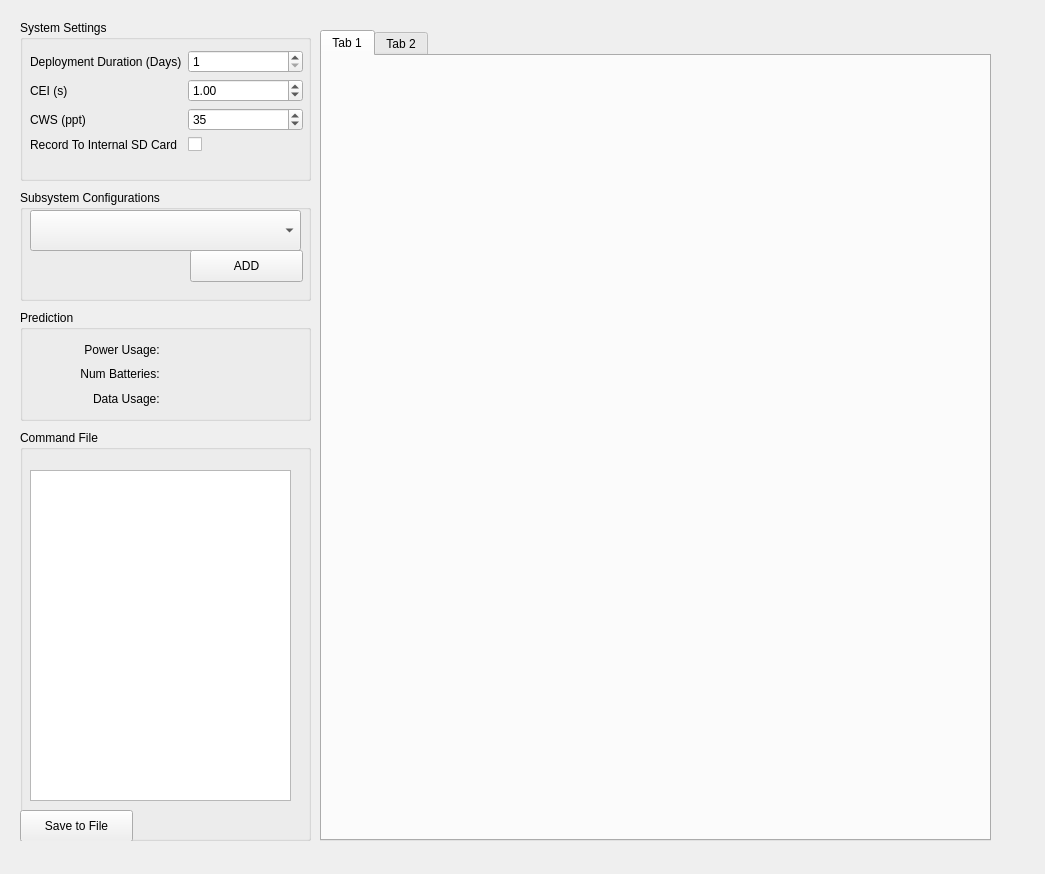
<?xml version="1.0" encoding="UTF-8"?>
<ui version="4.0">
 <class>RoweTechPredictor</class>
 <widget class="QMainWindow" name="RoweTechPredictor">
  <property name="geometry">
   <rect>
    <x>0</x>
    <y>0</y>
    <width>1045</width>
    <height>874</height>
   </rect>
  </property>
  <property name="windowTitle">
   <string>MainWindow</string>
  </property>
  <widget class="QWidget" name="centralWidget">
   <widget class="QGroupBox" name="groupBox">
    <property name="geometry">
     <rect>
      <x>20</x>
      <y>20</y>
      <width>291</width>
      <height>161</height>
     </rect>
    </property>
    <property name="title">
     <string>System Settings</string>
    </property>
    <widget class="QWidget" name="formLayoutWidget">
     <property name="geometry">
      <rect>
       <x>10</x>
       <y>30</y>
       <width>273</width>
       <height>120</height>
      </rect>
     </property>
     <layout class="QFormLayout" name="formLayout">
      <item row="0" column="0">
       <widget class="QLabel" name="label">
        <property name="text">
         <string>Deployment Duration (Days)</string>
        </property>
       </widget>
      </item>
      <item row="0" column="1">
       <widget class="QSpinBox" name="deploymentDurationSpinBox">
        <property name="minimum">
         <number>1</number>
        </property>
        <property name="maximum">
         <number>9999</number>
        </property>
       </widget>
      </item>
      <item row="1" column="0">
       <widget class="QLabel" name="label_2">
        <property name="text">
         <string>CEI (s)</string>
        </property>
       </widget>
      </item>
      <item row="1" column="1">
       <widget class="QDoubleSpinBox" name="ceiDoubleSpinBox">
        <property name="maximum">
         <double>99999.990000000005239</double>
        </property>
        <property name="value">
         <double>1.000000000000000</double>
        </property>
       </widget>
      </item>
      <item row="2" column="0">
       <widget class="QLabel" name="label_3">
        <property name="text">
         <string>CWS (ppt)</string>
        </property>
       </widget>
      </item>
      <item row="2" column="1">
       <widget class="QSpinBox" name="cwsSpinBox">
        <property name="value">
         <number>35</number>
        </property>
       </widget>
      </item>
      <item row="3" column="0">
       <widget class="QLabel" name="label_4">
        <property name="text">
         <string>Record To Internal SD Card</string>
        </property>
       </widget>
      </item>
      <item row="3" column="1">
       <widget class="QCheckBox" name="cerecordCheckBox">
        <property name="text">
         <string/>
        </property>
       </widget>
      </item>
     </layout>
    </widget>
   </widget>
   <widget class="QGroupBox" name="subsystemConfigGroupBox">
    <property name="geometry">
     <rect>
      <x>20</x>
      <y>190</y>
      <width>291</width>
      <height>111</height>
     </rect>
    </property>
    <property name="title">
     <string>Subsystem Configurations</string>
    </property>
    <widget class="QComboBox" name="subsystemComboBox">
     <property name="geometry">
      <rect>
       <x>10</x>
       <y>20</y>
       <width>271</width>
       <height>41</height>
      </rect>
     </property>
    </widget>
    <widget class="QPushButton" name="addSubsystemButton">
     <property name="geometry">
      <rect>
       <x>170</x>
       <y>60</y>
       <width>113</width>
       <height>32</height>
      </rect>
     </property>
     <property name="text">
      <string>ADD</string>
     </property>
    </widget>
   </widget>
   <widget class="QTabWidget" name="tabSubsystem">
    <property name="enabled">
     <bool>true</bool>
    </property>
    <property name="geometry">
     <rect>
      <x>320</x>
      <y>30</y>
      <width>671</width>
      <height>811</height>
     </rect>
    </property>
    <property name="currentIndex">
     <number>0</number>
    </property>
    <widget class="QWidget" name="tab_3">
     <attribute name="title">
      <string>Tab 1</string>
     </attribute>
    </widget>
    <widget class="QWidget" name="tab_4">
     <attribute name="title">
      <string>Tab 2</string>
     </attribute>
    </widget>
   </widget>
   <widget class="QGroupBox" name="predictionGroupBox">
    <property name="geometry">
     <rect>
      <x>20</x>
      <y>310</y>
      <width>291</width>
      <height>111</height>
     </rect>
    </property>
    <property name="title">
     <string>Prediction</string>
    </property>
    <widget class="QWidget" name="layoutWidget">
     <property name="geometry">
      <rect>
       <x>0</x>
       <y>30</y>
       <width>291</width>
       <height>68</height>
      </rect>
     </property>
     <layout class="QGridLayout" name="gridLayout_2">
      <item row="1" column="1">
       <widget class="QLabel" name="numBatteriesLabel">
        <property name="text">
         <string/>
        </property>
       </widget>
      </item>
      <item row="2" column="1">
       <widget class="QLabel" name="dataUsageLabel">
        <property name="text">
         <string/>
        </property>
       </widget>
      </item>
      <item row="1" column="0">
       <widget class="QLabel" name="label_17">
        <property name="text">
         <string>Num Batteries: </string>
        </property>
        <property name="alignment">
         <set>Qt::AlignRight|Qt::AlignTrailing|Qt::AlignVCenter</set>
        </property>
       </widget>
      </item>
      <item row="0" column="1">
       <widget class="QLabel" name="powerLabel">
        <property name="text">
         <string/>
        </property>
       </widget>
      </item>
      <item row="0" column="0">
       <widget class="QLabel" name="label_16">
        <property name="sizePolicy">
         <sizepolicy hsizetype="Preferred" vsizetype="Preferred">
          <horstretch>0</horstretch>
          <verstretch>0</verstretch>
         </sizepolicy>
        </property>
        <property name="text">
         <string>Power Usage: </string>
        </property>
        <property name="alignment">
         <set>Qt::AlignRight|Qt::AlignTrailing|Qt::AlignVCenter</set>
        </property>
       </widget>
      </item>
      <item row="2" column="0">
       <widget class="QLabel" name="label_29">
        <property name="text">
         <string>Data Usage: </string>
        </property>
        <property name="alignment">
         <set>Qt::AlignRight|Qt::AlignTrailing|Qt::AlignVCenter</set>
        </property>
       </widget>
      </item>
     </layout>
    </widget>
   </widget>
   <widget class="QGroupBox" name="commandFileGroupBox">
    <property name="geometry">
     <rect>
      <x>20</x>
      <y>430</y>
      <width>291</width>
      <height>411</height>
     </rect>
    </property>
    <property name="title">
     <string>Command File</string>
    </property>
    <widget class="QTextBrowser" name="commandFileTextBrowser">
     <property name="geometry">
      <rect>
       <x>10</x>
       <y>40</y>
       <width>261</width>
       <height>331</height>
      </rect>
     </property>
    </widget>
    <widget class="QPushButton" name="saveCommandsButton">
     <property name="geometry">
      <rect>
       <x>0</x>
       <y>380</y>
       <width>113</width>
       <height>32</height>
      </rect>
     </property>
     <property name="text">
      <string>Save to File</string>
     </property>
    </widget>
   </widget>
  </widget>
 </widget>
 <resources/>
 <connections/>
</ui>
